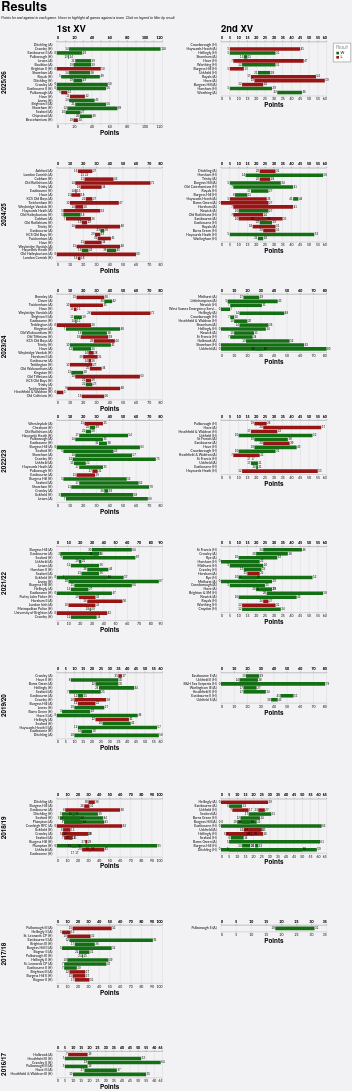

Vega-Lite specification stored for this chart:
### Vega-Lite specification from a JSON file in a GitHub repository (floating-point values rounded to 4 significant figures; data arrays with more than 128 entries replaced by an {"elided": "..."} marker saying what was removed)
{"config": {"axis": {"labelFont": "Lato, sans-serif", "titleFont": "PT Sans Narrow, Helvetica Neue, Helvetica, Arial, sans-serif", "labelFontSize": 13, "titleFontSize": 24, "gridColor": "#202947", "gridOpacity": 0.2}, "header": {"labelFont": "PT Sans Narrow, Helvetica Neue, Helvetica, Arial, sans-serif", "titleFont": "PT Sans Narrow, Helvetica Neue, Helvetica, Arial, sans-serif", "labelFontSize": 24, "titleFontSize": 28, "labelFontWeight": "bold", "orient": "left"}, "legend": {"labelFont": "Lato, sans-serif", "titleFont": "PT Sans Narrow, Helvetica Neue, Helvetica, Arial, sans-serif", "labelFontSize": 14, "titleFontSize": 16, "titlePadding": 5, "fillColor": "white", "strokeColor": "black", "padding": 10, "titleFontWeight": "lighter", "titleFontStyle": "italic", "titleColor": "gray", "offset": 10}, "title": {"font": "PT Sans Narrow, Helvetica Neue, Helvetica, Arial, sans-serif", "fontSize": 48, "fontWeight": "bold", "anchor": "start", "align": "center", "titlePadding": 20, "subtitlePadding": 10, "subtitleFontSize": 13, "subtitleColor": "", "subtitleFontStyle": "italic", "offset": 15, "color": "black"}, "axisX": {"labelAngle": 0}, "facet": {"title": null, "header": null, "align": {"row": "each", "column": "each"}}, "resolve": {"scale": {"y": "independent", "facet": "independent"}}, "background": "#f2f1f4", "view": {"strokeWidth": 0}}, "data": {"name": "data-8453fcfe51d4c042aafe3a5b83a4c0d7"}, "facet": {"column": {"field": "squad", "header": {"labelAnchor": "start", "labelExpr": "datum.value + ' XV'", "labelFontSize": 36, "title": null}, "title": null, "type": "nominal"}, "row": {"field": "season", "sort": {"field": "season", "order": "descending"}, "title": null, "type": "nominal"}}, "spec": {"layer": [{"mark": {"type": "bar"}, "encoding": {"color": {"field": "result", "legend": {"orient": "right", "title": "Result", "titleOrient": "top"}, "scale": {"domain": ["W", "L"], "range": ["#146f14", "#981515"]}, "type": "nominal"}, "detail": {"field": "game_id", "type": "nominal"}, "opacity": {"condition": {"param": "param_14", "value": 1.0, "empty": true}, "value": 0.2}, "x": {"axis": {"offset": 5, "orient": "bottom"}, "field": "pf", "title": "Points", "type": "quantitative"}, "x2": {"field": "pa"}, "y": {"axis": {"domain": false, "grid": false, "offset": 15, "ticks": false, "title": null}, "field": "game_label", "sort": {"field": "date", "order": "descending"}, "title": null, "type": "nominal"}}, "name": "view_2"}, {"mark": {"type": "text", "align": "right", "dx": -2, "dy": 0}, "encoding": {"color": {"value": "black"}, "detail": {"field": "game_id", "type": "nominal"}, "opacity": {"condition": {"param": "param_14", "value": 1.0, "empty": true}, "value": 0.2}, "text": {"field": "loser", "type": "nominal"}, "x": {"axis": {"offset": 5, "orient": "top"}, "field": "loser", "title": null, "type": "quantitative"}, "y": {"axis": {"domain": false, "grid": false, "offset": 15, "ticks": false, "title": null}, "field": "game_label", "sort": {"field": "date", "order": "descending"}, "title": null, "type": "nominal"}}}, {"mark": {"type": "text", "align": "left", "dx": 2, "dy": 0}, "encoding": {"color": {"value": "black"}, "detail": {"field": "game_id", "type": "nominal"}, "opacity": {"condition": {"param": "param_14", "value": 1.0, "empty": true}, "value": 0.2}, "text": {"field": "winner", "type": "nominal"}, "x": {"axis": {"offset": 5, "orient": "top"}, "field": "winner", "title": null, "type": "quantitative"}, "y": {"axis": {"domain": false, "grid": false, "offset": 15, "ticks": false, "title": null}, "field": "game_label", "sort": {"field": "date", "order": "descending"}, "title": null, "type": "nominal"}}}], "height": {"step": 15}, "transform": [{"filter": {"param": "param_15", "empty": true}}], "width": 400}, "params": [{"name": "param_14", "select": {"type": "point", "clear": "mouseout", "fields": ["opposition"], "on": "hover"}, "views": ["view_2"]}, {"name": "param_15", "select": {"type": "point", "fields": ["result"]}, "views": ["view_2"]}], "resolve": {"scale": {"x": "independent", "y": "independent"}}, "spacing": 10, "title": {"text": "Results", "subtitle": "Points for and against in each game. Hover to highlight all games against a team. Click on legend to filter by result."}, "$schema": "https://vega.github.io/schema/vega-lite/v5.20.1.json", "datasets": {"data-8453fcfe51d4c042aafe3a5b83a4c0d7": {"elided": "275 records"}}}
